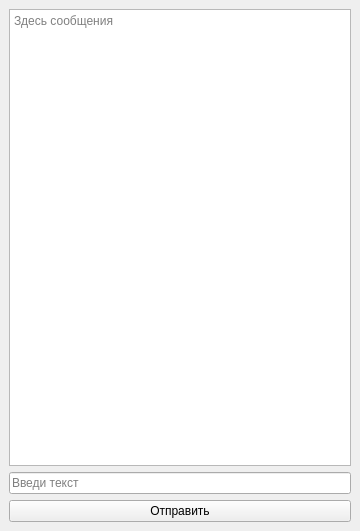
<?xml version="1.0" encoding="UTF-8"?>
<ui version="4.0">
 <class>MainWindow</class>
 <widget class="QMainWindow" name="MainWindow">
  <property name="geometry">
   <rect>
    <x>0</x>
    <y>0</y>
    <width>360</width>
    <height>531</height>
   </rect>
  </property>
  <property name="windowTitle">
   <string>MainWindow</string>
  </property>
  <widget class="QWidget" name="centralwidget">
   <layout class="QVBoxLayout" name="verticalLayout">
    <item>
     <widget class="QPlainTextEdit" name="plainTextEdit">
      <property name="readOnly">
       <bool>true</bool>
      </property>
      <property name="placeholderText">
       <string>Здесь сообщения</string>
      </property>
     </widget>
    </item>
    <item>
     <widget class="QLineEdit" name="lineEdit">
      <property name="placeholderText">
       <string>Введи текст</string>
      </property>
     </widget>
    </item>
    <item>
     <widget class="QPushButton" name="pushButton">
      <property name="text">
       <string>Отправить</string>
      </property>
     </widget>
    </item>
   </layout>
  </widget>
 </widget>
 <resources/>
 <connections/>
</ui>
